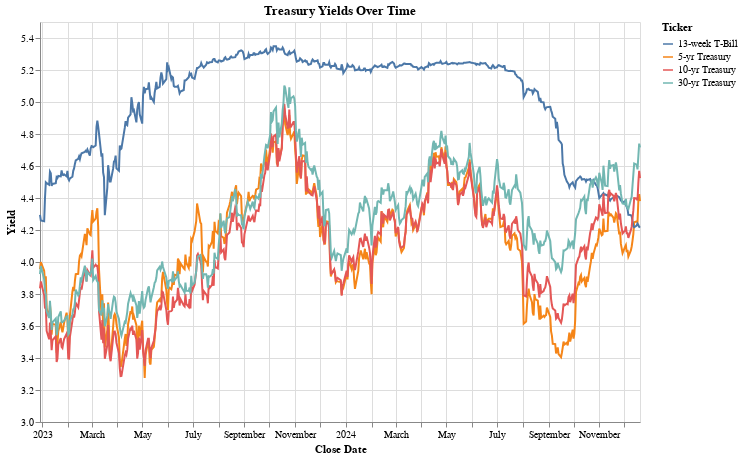

Notebook code for this chart:
### Markdown cell above
## Visualize the data

### Code cell
# Melt the DataFrame to convert it to long format
melted_df = df.melt(id_vars='Close Date', var_name='Ticker', value_name='Yield')

# Define range:
# Determine the minimum and maximum values of 'Yield'
min_y_value = melted_df['Yield'].min()
max_y_value = melted_df['Yield'].max()
# Calculate the starting and end points for the Y-axis range
y_start = np.floor(min_y_value*2)/2
y_end = np.ceil(max_y_value*2)/2


# Create a common chart object
chart = alt.Chart(melted_df).mark_line().encode(
    x='Close Date:T',
    y=alt.Y('Yield:Q', scale=alt.Scale(domain=[y_start, y_end])), 
    #y='Yield:Q',
    color=alt.Color('Ticker:N', sort=output_list),
    tooltip=['Close Date:T', 'Ticker:N', 'Yield:Q']
).properties(
    width=600,
    height=400,
    title='Treasury Yields Over Time'
)

# Draw the line
chart

### Figure 1 — Vega-Lite specification as saved in the notebook (floating-point values rounded to 4 significant figures; data arrays with more than 128 entries replaced by an {"elided": "..."} marker saying what was removed)
{"config": {"view": {"continuousWidth": 300, "continuousHeight": 300}}, "data": {"name": "data-9d9d37c1bbfd8725dc591917cb94e405"}, "mark": {"type": "line"}, "encoding": {"color": {"field": "Ticker", "sort": ["13-week T-Bill", "5-yr Treasury", "10-yr Treasury", "30-yr Treasury"], "type": "nominal"}, "tooltip": [{"field": "Close Date", "type": "temporal"}, {"field": "Ticker", "type": "nominal"}, {"field": "Yield", "type": "quantitative"}], "x": {"field": "Close Date", "type": "temporal"}, "y": {"field": "Yield", "scale": {"domain": [3.0, 5.5]}, "type": "quantitative"}}, "height": 400, "title": "Treasury Yields Over Time", "width": 600, "$schema": "https://vega.github.io/schema/vega-lite/v5.20.1.json", "datasets": {"data-9d9d37c1bbfd8725dc591917cb94e405": {"elided": "1992 records"}}}
